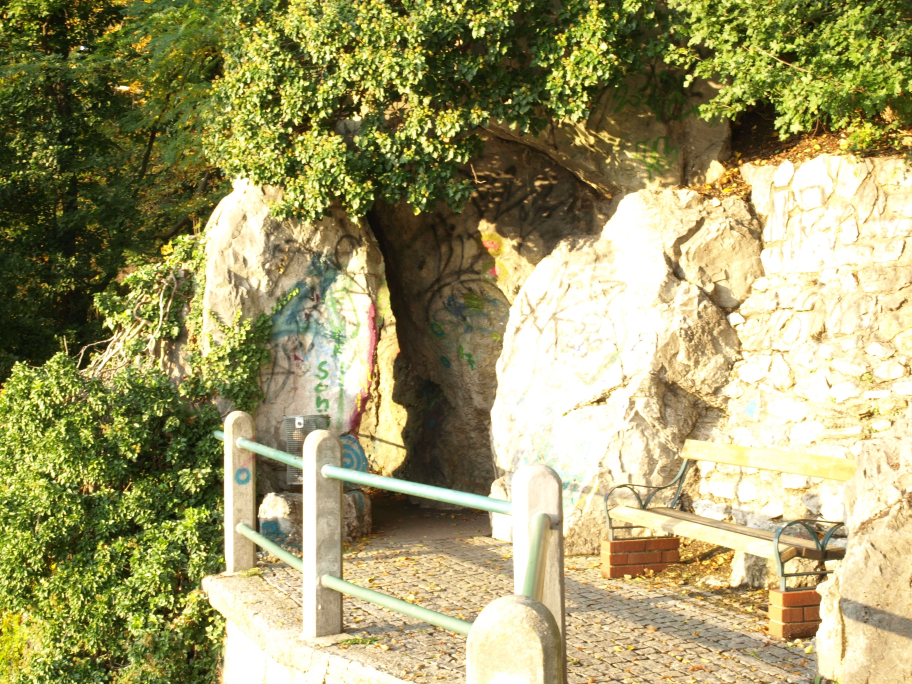
//> input picture ImageA.jpg, 3648 x 2736 px (shown at 1/4 size)
$ ./main   (built with g++ and OpenCV 4)
//> lines starting //> are read from the running program, lines starting //| are printed output that depends on the picture
#include <iostream>
#include "opencv2/opencv.hpp"
using namespace std;
using namespace cv;
int main()
{
    Mat rimga,rimgb; // 640x480的图像
    Mat imga=imread("./../ImageA.jpg");
//> imga is the input picture: 2736 rows x 3648 cols, CV_8UC3; mean B, G, R 106.1, 154.7, 159.8
    if(imga.empty())
    {
        cout<<"Can not read ImageA.jpg!"<<endl;
        return 1;
    }
    resize(imga,rimga,Size(640,480));
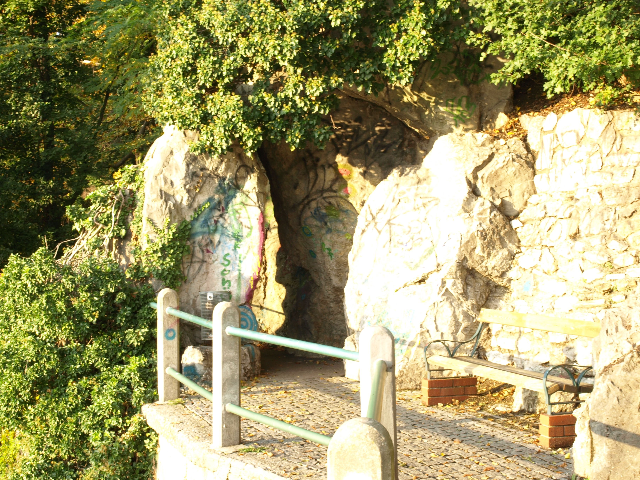
//> rimga: 480 rows x 640 cols, CV_8UC3; mean B, G, R 106, 154.6, 159.7
    imshow("ImageA",rimga);
    imwrite("./../Resize_A.jpg",rimga);
    Mat imgb=imread("./../ImageB.jpg");
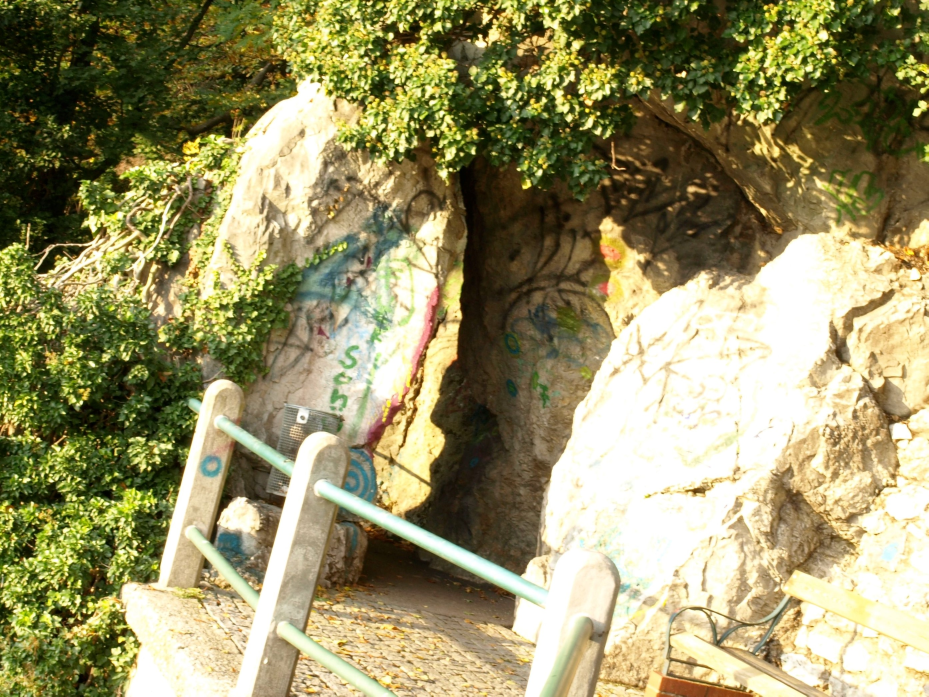
//> input picture ImageB.jpg, 2785 x 2089 px (shown at 1/3 size)
//> imgb is the input picture: 2089 rows x 2785 cols, CV_8UC3; mean B, G, R 102.6, 146, 151.7
    if(imgb.empty())
    {
        cout<<"Can not read ImageB.jpg!"<<endl;
        return 1;
    }
    resize(imgb,rimgb,Size(640,480));
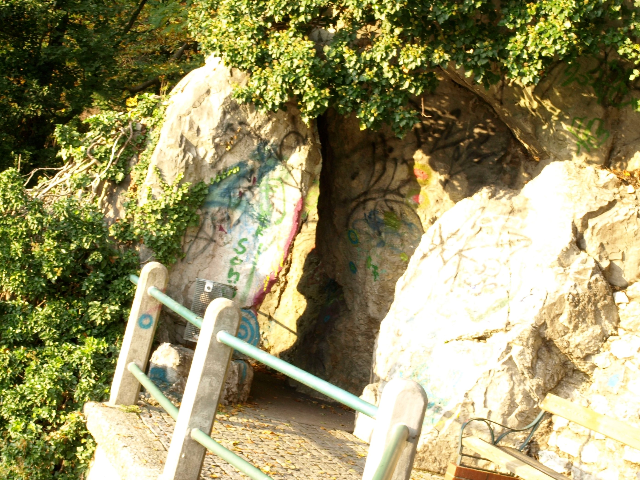
//> rimgb: 480 rows x 640 cols, CV_8UC3; mean B, G, R 102.5, 145.9, 151.6
    imshow("ImageB",rimgb);
    imwrite("./../Resize_B.jpg",rimgb);

    //计算矩阵H
    vector<Point2f> pointa;
    vector<Point2f> pointb;

    pointa.push_back(Point2f(1697,1205));
    pointa.push_back(Point2f(1908,979));
    pointa.push_back(Point2f(2297,1326));
    pointa.push_back(Point2f(2020,2573));
    pointa.push_back(Point2f(1245,2139));
    pointa.push_back(Point2f(1089,1972));
    pointa.push_back(Point2f(1401,1597));

    pointb.push_back(Point2f(1251,906));
    pointb.push_back(Point2f(1398,633));
    pointb.push_back(Point2f(1866,865));
    pointb.push_back(Point2f(1927,2156));
    pointb.push_back(Point2f(1056,1929));
    pointb.push_back(Point2f(866,1826));
    pointb.push_back(Point2f(1076,1370));


    Mat H = findHomography(pointa, pointb, 0);// 计算矩阵H
    Mat img_b_match,rimg_b_match;
    warpPerspective(imgb,img_b_match,H,imgb.size());// 进行图像配准
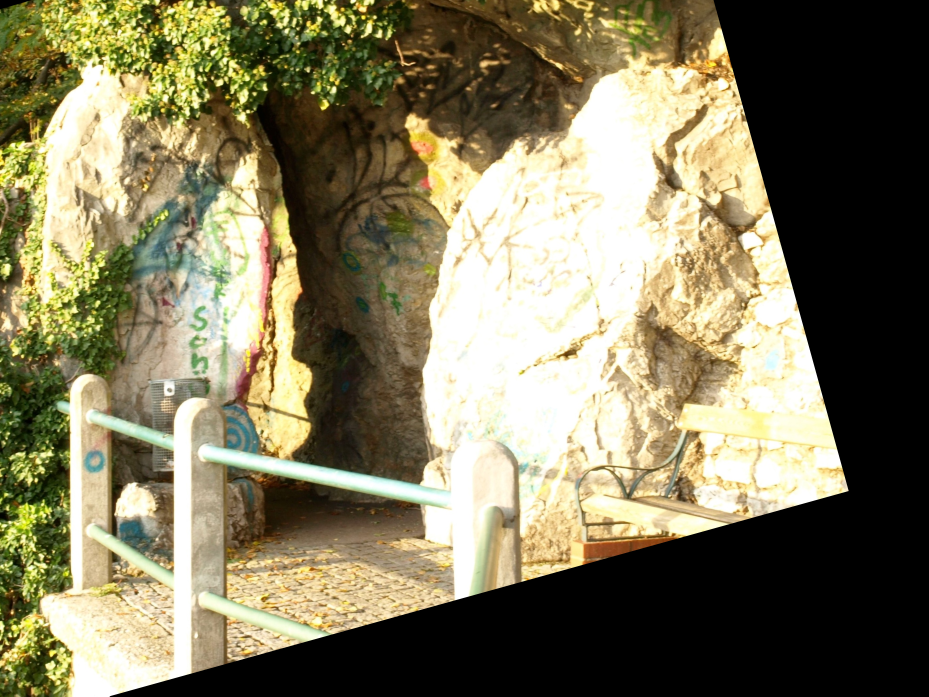
//> img_b_match: 2089 rows x 2785 cols, CV_8UC3 (shown at 1/3 size); mean B, G, R 93.7, 122.6, 129.1
    resize(img_b_match,rimg_b_match,Size(640,480));
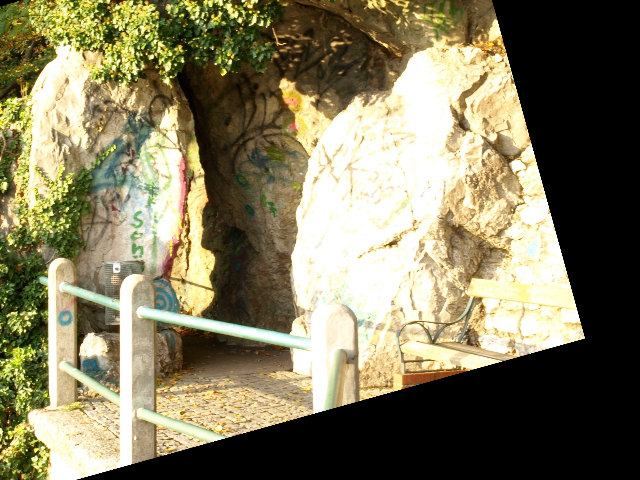
//> rimg_b_match: 480 rows x 640 cols, CV_8UC3; mean B, G, R 93.7, 122.5, 129
    cout<<"变换矩阵H："<<endl<<H<<endl;
    imshow("Results",rimg_b_match);
    imwrite("./../result.jpg",rimg_b_match);
    waitKey(0);
    return 0;
}
